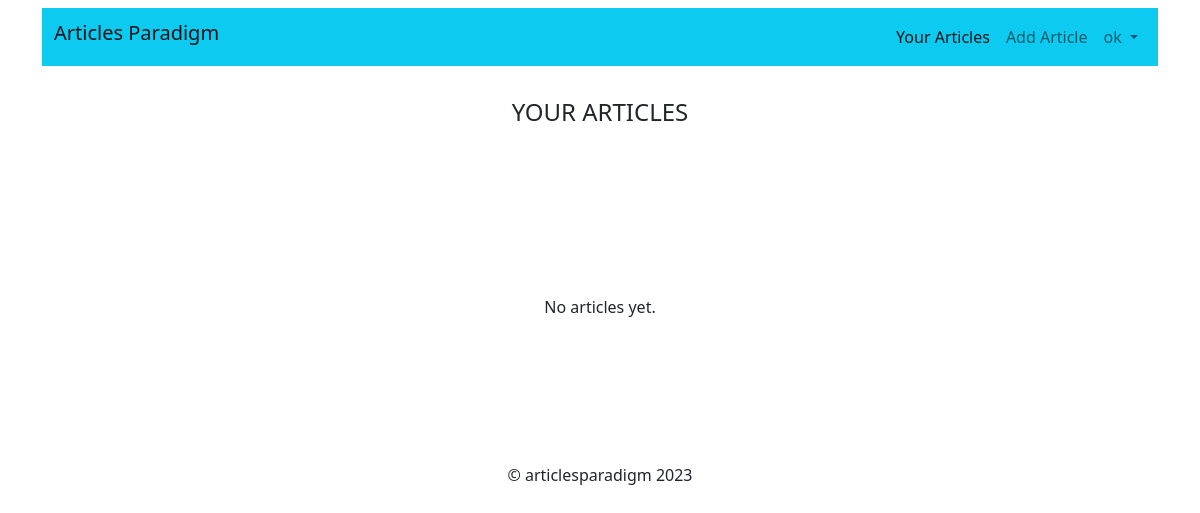
Before: /articles/list (signed in) with the older database file.
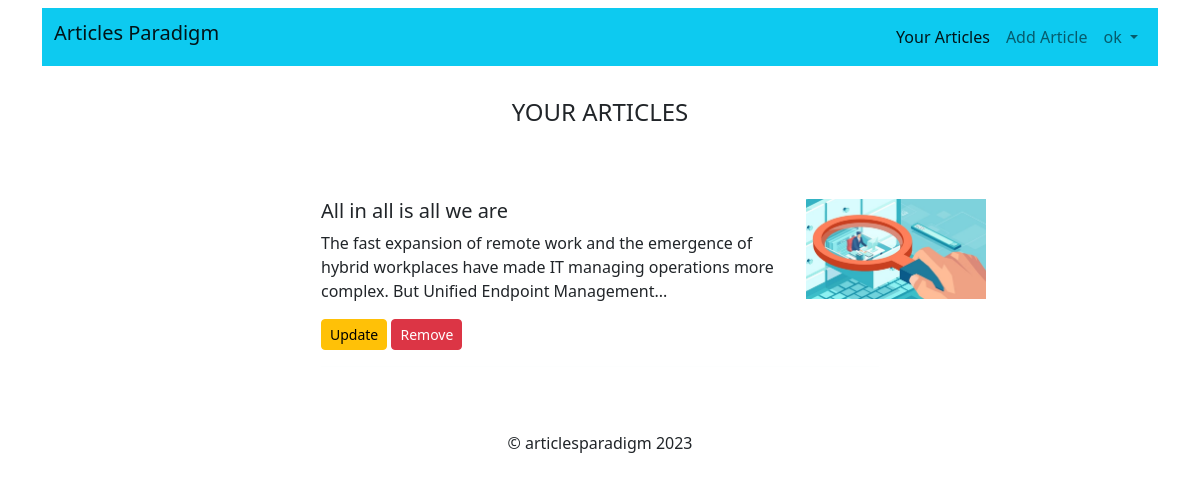
After: the same page with the newer database file.
### article/models.py (models this page shows, shortened)
class Post(models.Model):
    category = models.ForeignKey(Category, on_delete=models.CASCADE)
    title = models.CharField(max_length=250)
    author = models.ForeignKey(User, on_delete=models.CASCADE, related_name='blog_authors')
    body = HTMLField()
    excerpt = models.TextField(null=True)
    publish = models.DateTimeField(default=timezone.now)
    created = models.DateTimeField(auto_now_add=True)
    image = models.ImageField(upload_to="pics", null=True, blank=True)
    class Meta:
        ordering = ('-publish',)

### article/views.py (the view)
# urls.py: path('list', views.articlelist, name='list'),
def articlelist(request):
    posts = Post.objects.filter(author =request.user)
    return render(request,'article/list.html',{'posts':posts})

### templates/article/list.html (shortened to what this page needs)
{% extends 'base.html' %}
{%load static%}
{% load bootstrap5 %}
{%block bodyblock%}
<div class="col-lg-6 mx-auto">
    <h4 class="text-center mt-3 p-3">YOUR ARTICLES</h4><br><br>
    {% for object in posts %}
    <div class="row mb-3">
     <div class="col-md-10">
        <a href="{%url 'article:detail' pk=object.id%}" class="text-decoration-none text-dark">
           <h5>{{object.title}} &nbsp;
           </h5>
           <p class="fw-light">{{object.excerpt}}</p>
          </a>
          <a type="button" href="{%url 'article:update' pk=object.id %}" class="btn btn-warning btn-sm " >Update</a >
          <a type="button" onclick="return confirm('Are you sure to remove this article? ')" href="{%url 'article:delete' pk=object.id %}" class="btn btn-danger btn-sm" >Remove</a >
     </div>
     <div class="col-md-2">
        <img src="{{object.image.url}}" height="100" class="mb-2" alt="{{object.title}}">
     </div>
    </div><hr class="text-light">
    {% empty %}
    <p class="text-center p-5 m-5">No articles yet.</p>
    {% endfor %}
   </div>
 {%endblock%}

Changed rows visible on the page:
added Post: title "All in all is all we are", excerpt "The fast expansion of remote work and the emergence of hybrid workplaces have made IT managing operations more complex. But Unified Endpoint Management...", image (picture)
Other visible differences:
text no longer shown: "No articles yet."
